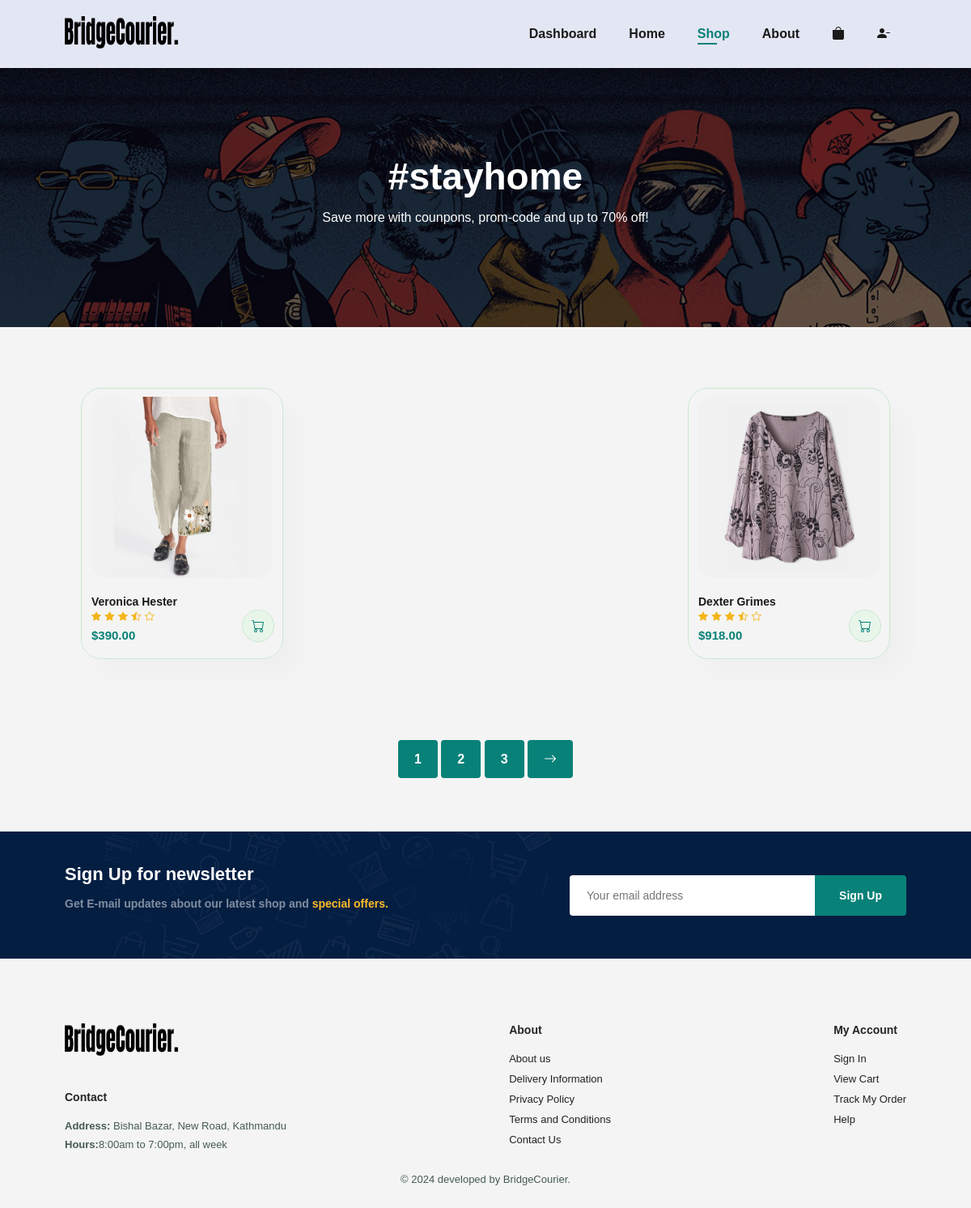
The app's page /shop.php (signed in) with its own data.
### tables this page shows
CREATE TABLE `productdetails` (
  `prod_id` int(11) NOT NULL,
  `prodname` varchar(100) NOT NULL,
  `prod_desc` varchar(255) NOT NULL,
  `image` varchar(255) DEFAULT NULL,
  `price` decimal(10,2) NOT NULL,
  `quantity` int(11) DEFAULT NULL,
  `f_stat` tinyint(1) DEFAULT 0,
  `na_stat` tinyint(1) DEFAULT 0,
  `created_by` int(11) NOT NULL,
  `created_at` timestamp NOT NULL DEFAULT current_timestamp(),
  `modified_by` int(11) DEFAULT NULL,
  `modified_at` timestamp NULL DEFAULT NULL
);

### functions.php (called while the page is built, shortened)
<?php
    function getAllProducts(){
        try {
            $connect = new mysqli('localhost','root','','bridge_courier');
            $sql = "select * from productdetails";
            $result = $connect->query($sql);
            $products = [];
            if ($result->num_rows > 0) {
                while ($record= $result->fetch_assoc()) {
                    array_push($products,$record);
                }
            }
            return $products;
        } catch (\Throwable $th) {
           die('Error: ' . $th->getMessage());
        }
    }
?>

### shop.php (the view, shortened to what this page needs)
<?php
require 'functions.php';
$products = getAllProducts();
?>
<!DOCTYPE html>
<html lang="en">
<head>
    <link rel="stylesheet" href="css/main.css?v=<?php echo time(); ?>">
    <link rel="stylesheet" href="https://cdn.jsdelivr.net/npm/bootstrap-icons@1.11.3/font/bootstrap-icons.min.css?v=<?php echo time(); ?>">
</head>
<body>
    <section id="header">
    <?php require "navbar.php"; ?>
    </section>
    <section id="page-header">
        <h2>#stayhome</h2>
        <p>Save more with counpons, prom-code and up to 70% off! </p>
    </section>
    <section id="product1" class="section_p1">
        <div class="pro-container">
        <?php foreach ($products as $key => $product) { ?>
                    <div class="pro" onclick="window.location.href='sproduct.php?id=<?php echo $product['prod_id'] ?>'">
                        <img src="img/products/<?php echo $product['image']?>" alt="<?php $product['prodname'] ?>">
                        <div class="des">
                            <h5><?php echo $product['prodname'] ?></h5>
                            <div class="star">
                                <i class="bi bi-star-fill"></i>
                                <i class="bi bi-star-fill"></i>
                                <i class="bi bi-star-fill"></i>
                                <i class="bi bi-star-half"></i>
                                <i class="bi bi-star"></i>
                            </div>
                            <h4>&dollar;<?php echo $product['price'] ?></h4>
                        </div>
                        <a href="sproduct.php?id=<?php echo $product['prod_id'] ?>"><i class="bi bi-cart cart"></i></a>
                    </div>
                <?php } ?>
        </div>
    </section>
    <section id="pagination" class="section_p1">
        <a href="#">1</a>
        <a href="#">2</a>
        <a href="#">3</a>
        <a href="#"><i class="bi bi-arrow-right"></i></a>
    </section>
    <section id="newsletter" class="section_p1 section_m1">
        <div class="newstext">
            <h4>Sign Up for newsletter</h4>
            <p>Get E-mail updates about our latest shop and <span>special offers.</span></p>
        </div>
        <div class="form">
            <input type="text" placeholder="Your email address">
            <button class="normal">Sign Up</button>
        </div>
    </section>
    <?php require "footer.php"; ?>
</body>
</html>

### css/global.css (style rules this page uses)
* { margin: 0; padding: 0; box-sizing: border-box; font-family: Arial, Helvetica, sans-serif; }
h2 { font-size: 46px; line-height: 54px; color: #252525 ; }
h4 { font-size: 20px; color:#252525; }
p { font-size: 16px; color: #465b52; margin: 15px 0 20px 0; }
.section_p1 { padding: 40px 80px; }
.section_m1 { margin: 40px 0; }
button.normal { font-size: 14px; font-weight: 600; padding: 15px 30px; color: #000; background-color: #fff; border-radius: 4px; cursor: pointer; border: none; outline: none; transition: 0.2s; }
body { width:100%; }

### css/index.css (style rules this page uses)
#header { display: flex; align-items: center; justify-content: space-between; padding:20px 80px; background: #e3e6f3; box-shadow: 0 5px 15px rgba(11, 0, 0, 0.231); z-index: 999; position:sticky; top: 0; left: 0; }
#product1 { text-align: center; }
#product1 .pro-container { display: flex ; justify-content: space-between; padding: 20px; flex-wrap: wrap; }
#product1 .pro { width: 23%; min-width: 250px; padding: 10px 12px; border: 1px solid #cce7d0 ; border-radius: 25px ; cursor: pointer; box-shadow: 20px 20px 30px rgba(0, 0, 0, 0.02); margin: 15px 0; transition: 0.2s ease; position: relative; }
#product1 .pro img { width: 100%; border-radius: 20px ; }
#product1 .pro .des { text-align: start; padding: 10px 0; }
#product1 .pro .des h5 { padding-top: 7px; color: #1a1a1a; font-size: 14px; }
#product1 .pro .des i { font-size: 12px; color:rgb(243, 181, 25); }
#product1 .pro .des h4 { padding-top: 7px; font-size: 15px; font-weight: 700; color: #088178; }
#product1 .pro .cart { width: 40px; height: 40px; line-height: 40px; border: 1px solid #cce7d0; border-radius: 50px; background-color: #e8f6ea; font-weight: 500; color: #088178; position:absolute; bottom: 20px; right: 10px; }
#newsletter { display: flex; justify-content: space-between; flex-wrap: wrap; align-items: center; background-image: url("../img/banner/b14.png"); background-repeat: no-repeat; background-position: 20% 30%; background-color:#041e42; }
#newsletter h4 { font-size: 22px; font-weight: 700; color: #fff; }
#newsletter p { font-size: 14px; font-weight: 600; color: #818ea0; }
#newsletter p span { color: #ffbd27; }
#newsletter .form { display: flex; width: 40%; }
#newsletter input { height: 3.125rem; padding: 0 1.25rem; font-size: 14px; width: 100%; border: 1px solid transparent; border-radius: 4px; outline: none; border-top-right-radius: 0; border-bottom-right-radius: 0; }
#newsletter button { background-color: #088178; color: #fff; white-space: nowrap; border-top-left-radius: 0; border-bottom-left-radius: 0; }

### css/shop.css (style rules this page uses)
#page-header { background-image: url(../img/banner/b1.jpg); width: 100%; height: 40vh; background-size: cover; display: flex; justify-content: center; text-align: center; flex-direction: column; padding: 14px; }
#page-header h2, #page-header p { color: #fff; }
#pagination { text-align: center; }
#pagination a { text-decoration: none; background-color: #088178; padding: 15px 20px; border-radius: 4px; color: #fff; font-weight: 600; }
#pagination a i { font-size: 16px; font-weight: 600; }

### css/admin.css (style rules this page uses)
body { font-family: Arial, sans-serif; background-color: #f4f4f4; margin: 0; padding: 0; }

### css/seller_data.css (style rules this page uses)
* { margin: 0; padding: 0; box-sizing: border-box; }

### records on screen
productdetails: image (picture), prodname "Veronica Hester", price "390.00"
productdetails: image (picture), prodname "Dexter Grimes", price "918.00"
